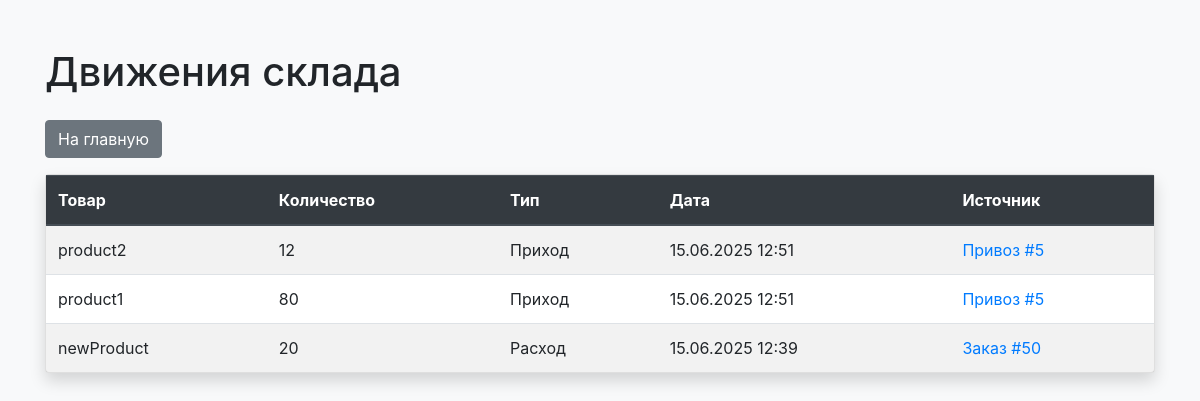
The app's page /core/stock/ with its own data.
### core/models.py (models this page shows, shortened)
class StockMovement(models.Model):
    MOVEMENT_TYPES = [
        ('in', 'Приход'),
        ('out', 'Расход'),
    ]
    product = models.ForeignKey(Product, on_delete=models.CASCADE, verbose_name='Товар')
    quantity = models.PositiveIntegerField(verbose_name='Количество')
    movement_type = models.CharField(max_length=3, choices=MOVEMENT_TYPES, verbose_name='Тип движения')
    date = models.DateTimeField(auto_now_add=True, verbose_name='Дата')
    source_type = models.CharField(max_length=10, verbose_name='Тип источника')
    source_id = models.PositiveIntegerField(verbose_name='ID источника')
    class Meta:
        verbose_name = 'Движение товара'
        verbose_name_plural = 'Движения товаров'
        ordering = ['-date']

class Product(models.Model):
    name = models.CharField(max_length=200, verbose_name='Название')
    description = models.TextField(verbose_name='Описание', blank=True)
    price = models.DecimalField(max_digits=10, decimal_places=2, verbose_name='Цена')
    stock = models.IntegerField(default=0, verbose_name='Количество на складе')
    created_at = models.DateTimeField(auto_now_add=True, verbose_name='Дата создания')
    updated_at = models.DateTimeField(auto_now=True, verbose_name='Дата обновления')
    class Meta:
        verbose_name = 'Товар'
        verbose_name_plural = 'Товары'

### core/views.py (the view)
# urls.py: path('stock/', views.stock_list, name='stock_list'),
def stock_list(request):
    from .models import StockMovement
    stock = StockMovement.objects.all().order_by('-date')
    return render(request, 'stock_list.html', {'stock': stock})

### templates/stock_list.html (shortened to what this page needs)
<!DOCTYPE html>
<html lang="ru">
<head>
    <link rel="stylesheet" href="https://stackpath.bootstrapcdn.com/bootstrap/4.5.2/css/bootstrap.min.css">
</head>
<body class="bg-light">
    <div class="container py-5">
        <h1 class="mb-4">Движения склада</h1>
        <a href="/" class="btn btn-secondary mb-3">На главную</a>
        <div class="card shadow">
            <div class="card-body p-0">
                <table class="table table-striped mb-0">
                    <thead class="thead-dark">
                        <tr>
                            <th>Товар</th>
                            <th>Количество</th>
                            <th>Тип</th>
                            <th>Дата</th>
                            <th>Источник</th>
                        </tr>
                    </thead>
                    <tbody>
                        {% for item in stock %}
                        <tr>
                            <td>{{ item.product.name }}</td>
                            <td>{{ item.quantity }}</td>
                            <td>{{ item.get_movement_type_display }}</td>
                            <td>{{ item.date|date:'d.m.Y H:i' }}</td>
                            <td>
                                {% if item.source_type == 'order' %}
                                    <a href="/core/orders/{{ item.source_id }}/edit/">Заказ #{{ item.source_id }}</a>
                                {% elif item.source_type == 'delivery' %}
                                    <a href="/core/deliveries/{{ item.source_id }}/edit/">Привоз #{{ item.source_id }}</a>
                                {% else %}
                                    {{ item.source_type }} #{{ item.source_id }}
                                {% endif %}
                            </td>
                        </tr>
                        {% empty %}
                        <tr><td colspan="5" class="text-center">Нет движений</td></tr>
                        {% endfor %}
                    </tbody>
                </table>
            </div>
        </div>
    </div>
</body>
</html>

### records on screen
StockMovement: product.name "product2", quantity "12", movement_type "Приход", date "15.06.2025 12:51", source_id "5"
StockMovement: product.name "product1", quantity "80", movement_type "Приход", date "15.06.2025 12:51", source_id "5"
StockMovement: product.name "newProduct", quantity "20", movement_type "Расход", date "15.06.2025 12:39", source_id "50"
